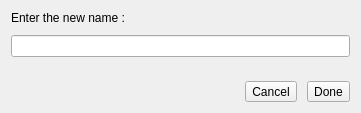
<?xml version="1.0" encoding="UTF-8"?>
<ui version="4.0">
 <class>renameDialog</class>
 <widget class="QDialog" name="renameDialog">
  <property name="geometry">
   <rect>
    <x>0</x>
    <y>0</y>
    <width>361</width>
    <height>113</height>
   </rect>
  </property>
  <property name="windowTitle">
   <string>RenameDialog</string>
  </property>
  <property name="windowIcon">
   <iconset resource="icons.qrc">
    <normaloff>:/icons/CoreFM.svg</normaloff>:/icons/CoreFM.svg</iconset>
  </property>
  <property name="styleSheet">
   <string notr="true"/>
  </property>
  <layout class="QGridLayout" name="gridLayout">
   <property name="spacing">
    <number>10</number>
   </property>
   <item row="0" column="0">
    <widget class="QLabel" name="label_2">
     <property name="text">
      <string>Enter the new name : </string>
     </property>
    </widget>
   </item>
   <item row="1" column="0">
    <widget class="QLineEdit" name="newName"/>
   </item>
   <item row="3" column="0">
    <layout class="QHBoxLayout" name="horizontalLayout_2">
     <item>
      <spacer name="horizontalSpacer">
       <property name="orientation">
        <enum>Qt::Horizontal</enum>
       </property>
       <property name="sizeHint" stdset="0">
        <size>
         <width>40</width>
         <height>20</height>
        </size>
       </property>
      </spacer>
     </item>
     <item>
      <widget class="QToolButton" name="cancel">
       <property name="text">
        <string>Cancel</string>
       </property>
      </widget>
     </item>
     <item>
      <widget class="QToolButton" name="done">
       <property name="text">
        <string>Done</string>
       </property>
      </widget>
     </item>
    </layout>
   </item>
   <item row="2" column="0">
    <spacer name="verticalSpacer">
     <property name="orientation">
      <enum>Qt::Vertical</enum>
     </property>
     <property name="sizeType">
      <enum>QSizePolicy::Preferred</enum>
     </property>
     <property name="sizeHint" stdset="0">
      <size>
       <width>20</width>
       <height>40</height>
      </size>
     </property>
    </spacer>
   </item>
  </layout>
 </widget>
 <resources>
  <include location="icons.qrc"/>
 </resources>
 <connections/>
</ui>
